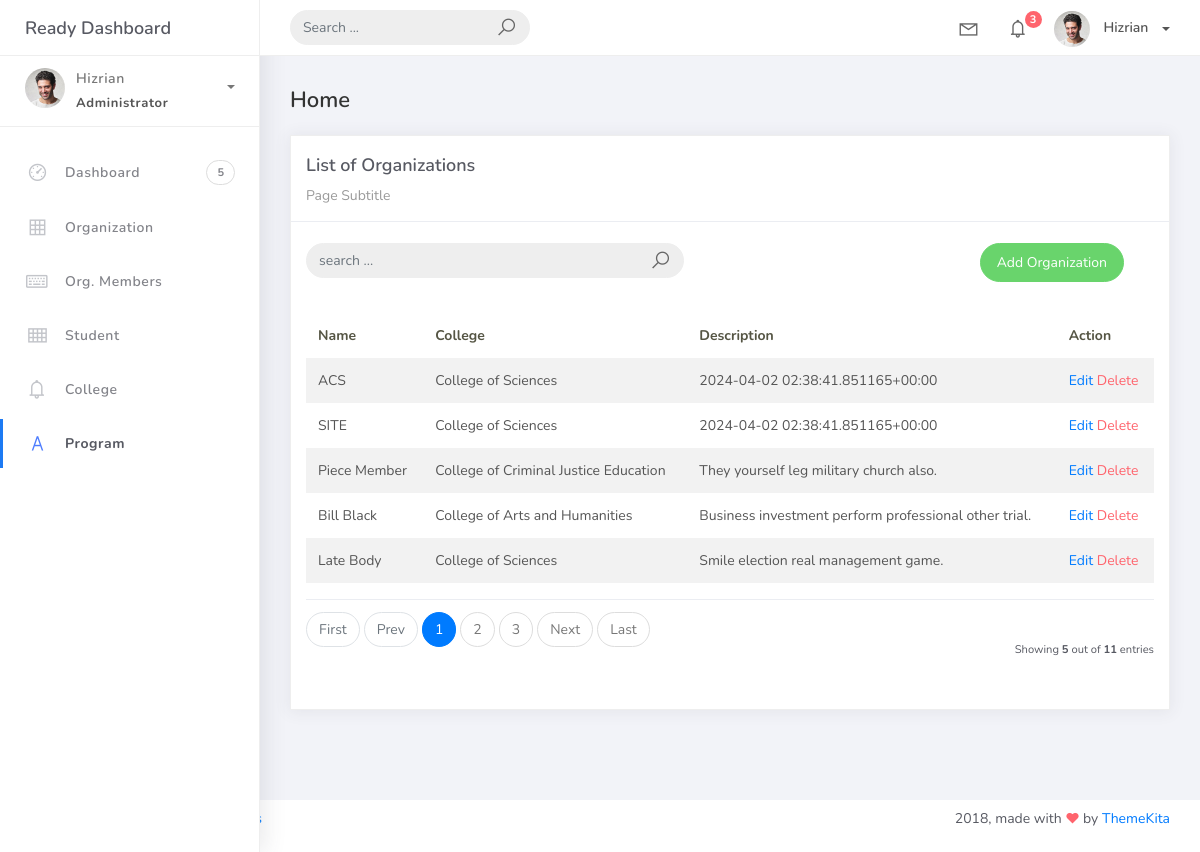
Screenshot of /organization_list with the database file from the repository.
### studentorg/models.py (models this page shows, shortened)
class BaseModel (models.Model):
    created_at = models.DateTimeField(auto_now_add=True, db_index=True)
    updated_at = models.DateTimeField (auto_now=True)
    class Meta:
        abstract = True

class Organization(BaseModel):
    name = models.CharField(max_length=250)
    college = models.ForeignKey (
        College, null=True, blank=True, on_delete=models.CASCADE)
    description = models.CharField(max_length=500)

class College(BaseModel):
    college_name = models.CharField(max_length=150)
    def __str__(self):
        return self.college_name

### studentorg/views.py (the view)
# urls.py: path('organization_list', OrganizationList.as_view(), name='organization-list'),
class OrganizationList(ListView):
    model = Organization
    context_object_name = 'organization'
    template_name = 'org_list.html'
    paginate_by = 5
    def get_queryset(self, *args, **kwargs):
        qs = super(OrganizationList, self).get_queryset(*args, **kwargs)
        if self.request.GET.get("q") is not None:
            query = self.request.GET.get("q")
            qs = qs.filter(Q(name__icontains=query) |
                           Q(description__icontains=query))
        return qs

### templates/org_list.html
{% extends 'base.html' %}
{% load static %}
{% block content %}
<div class="content">
    <div class="container-fluid">
        <h4 class="page-title">Home</h4>
        <div class="row">
            <div class="col-md-12">
                <div class="card">
                    <div class="card-header">
                        <div class="card-title">List of Organizations</div>
                        <div class="card-category">Page Subtitle</div>
                    </div>
                    <br />
                    <div class="col-md-12 row">
                        <div class="col-md-6">
                            <form class="navbar-left navbar-form nav-search mr-md-3" action="{% url 'organization-list' %}">
                                <div class="input-group">
                                    <input type="text" placeholder="search ..." class="form-control" name="q"/>
                                    <div class="input-group-append">
                                        <span class="input-group-text">
                                            <i class="la la-search search-icon"></i>
                                        </span>
                                    </div>
                                </div>
                            </form>
                        </div>
                        <div class="col-md-6">
                            <div class="pull-right">
                                <a href="{% url 'organization-add' %}" class="btn btn-success btn-rounded">Add Organization</a>
                            </div>
                        </div>
                    </div>
                    <div class="card-body">
                        <table class="table table-striped mt-3">
                            <thead>
                                <tr>
                                    <th scope="col">Name</th>
                                    <th scope="col">College</th>
                                    <th scope="col">Description</th>
                                    <th scope="col">Action</th>
                                </tr>
                            </thead>
                            <tbody>
                                {% for object in object_list %}
                                <tr>
                                    <td>{{ object.name }}</td>
                                    <td>{{ object.college }}</td>
                                    <td>{{ object.description }}</td>
                                    <td>
                                        <a href="organization_list/{{ object.id }}">Edit</a>
                                        <a href="organization_list/{{ object.id }}/delete" class="text-danger">Delete</a>
                                    </td>
                                </tr>
                                    {% empty %}
                                <tr>
                                    <td colspan="4" style="text-align: center">
                                    <p class="text-sm font-weight-bold mb-0">No Records Found</p>
                                </td>
                                </tr>
                                {% endfor %}
                            </tbody>
                        </table>
                        {% include 'includes/pagination.html' %}
                    </div>
                </div>
            </div>
        </div>
    </div>
</div>
{% endblock %}

### rows the page displays
Organization: name "ACS", college "College of Sciences", description "2024-04-02 02:38:41.851165+00:00"
Organization: name "SITE", college "College of Sciences", description "2024-04-02 02:38:41.851165+00:00"
Organization: name "Piece Member", college "College of Criminal Justice Education", description "They yourself leg military church also."
Organization: name "Bill Black", college "College of Arts and Humanities", description "Business investment perform professional other trial."
Organization: name "Late Body", college "College of Sciences", description "Smile election real management game."

### other values shown
{{ page_num }} "1"
{{ page_num }} "2" "3"
{{ object_list.count }} "5"
{{ paginator.count }} "11"
